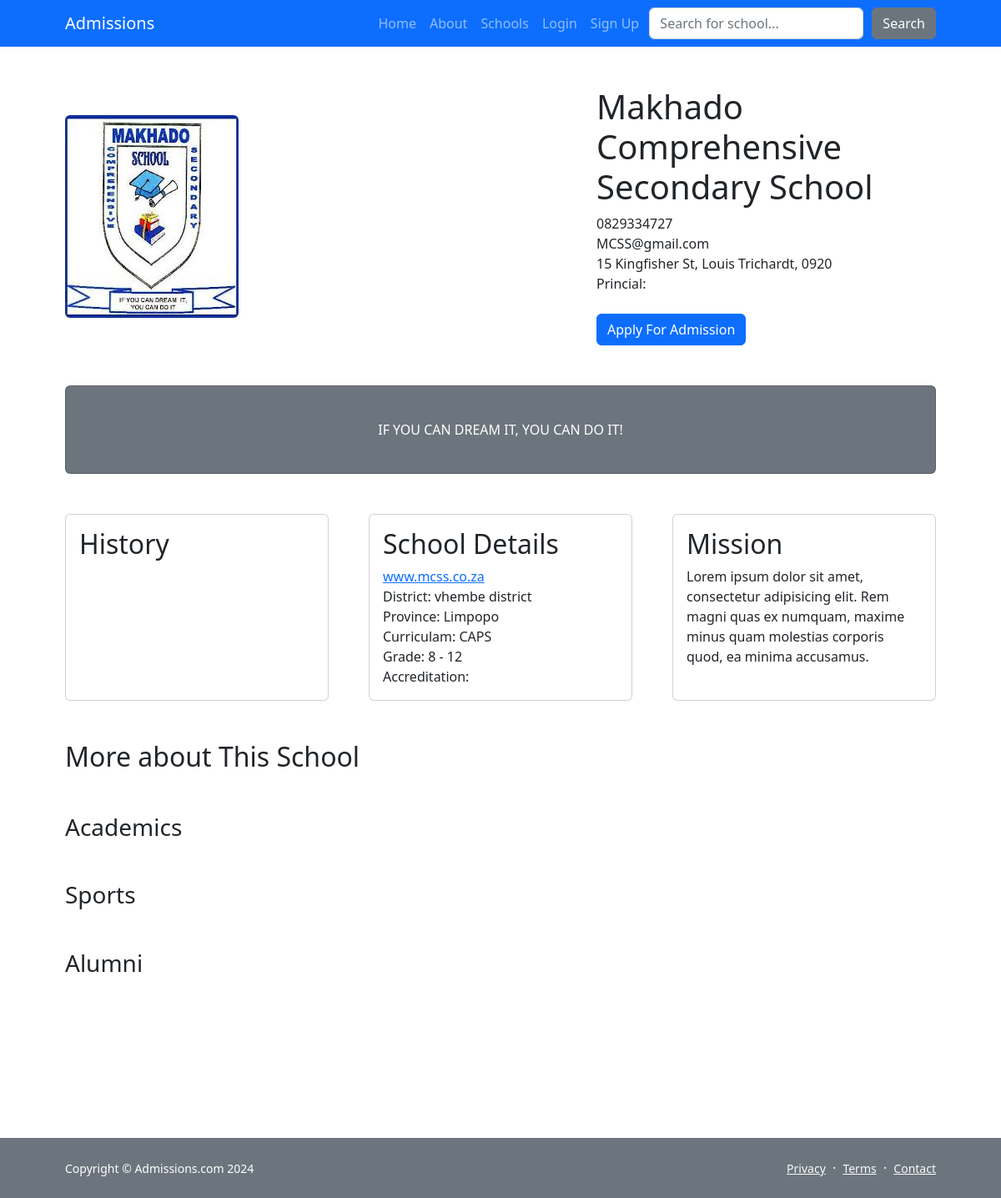
Page /school/1 on the committed database.
### school/models.py (models this page shows, shortened)
class School(models.Model):
    province = models.ManyToManyField(Province)
    schoolname = models.CharField(max_length=100 )
    telephone = models.CharField(max_length=200, blank=True)
    schoolemail = models.EmailField(blank=True)
    schooladdress = models.TextField(max_length=100, default="", blank=False)
    postal_address = models.CharField(max_length=100, blank=True)
    website = models.TextField(max_length=100)
    slogan = models.CharField(max_length=200, blank=True)
    image = models.ImageField(upload_to='uploads/schoolprofile/', default=None, blank=True, null=True)
    SCHOOL_SECTOR = [
        ('Primary', 'Primary School'),
        ('Secondary', 'Secondary School'),
        ('Combined', 'Combined School'),
        ('Vocational', 'Vocational School'),
        ('Other', 'Other School'),
    ]
    type_of_school = models.CharField(max_length=200, blank=True, choices=(SCHOOL_SECTOR))
    UMALUSI = [
        ('DBE', 'The Department of Basic Education (DBE)'),
        ('IEB', 'The Independent Examination Board (IEB)'),
        ('SACAI', 'The South African Comprehensive Assessment Institute (SACAI)')
    ]
    umalusi = models.CharField(max_length=200, blank=True, choices=(UMALUSI))
    PROVINCE = [
        ('Limpopo', 'Limpopo'),
        ('Free State', 'Free State'),
        ('Gauteng', 'Gauteng'),
        ('North West', 'North West'),
        ('KwaZulu-Natal', 'KwaZulu-Natal'),
        ('Mpumalanga', 'Mpumalanga'),
        ('Eastern Cape', 'Eastern Cape'),
        ('Northern Cape', 'Northern Cape'),
        ('Western Cape', 'Western Cape'),
    ]
    provinc = models.CharField(max_length=50, choices=(PROVINCE), null=True)
    DISTRICT = [
        ('Alfred Nzo District', 'Alfred Nzo District'),
        ('amajuba', 'Amajuba District'),
        ('amathole', 'Amathole District'),
        ('bojanala platinum', 'Bojanala Platinum District'),
        ('buffalo city', 'Buffalo City Metropolitan '),
        ('capa winelands', 'Cape Winelands District'),
        ('capricorn', 'Capricorn District'),
        ('central karoo', 'Central Karoo District'),
        ('chris hani', 'Chris Hani District '),
        ('city of cape town', 'City of Cape Town Metropolitan'),
        ('city of johannesburg', 'City of Johannesburg Metropolitan'),
        ('city of tshwane', 'City of Tshwane Metropolitan'),
        ('dr kenneth kaunda', 'Dr Kenneth Kaunda District'),
        ('dr ruth segomotsi mompati', 'Dr Ruth Segomotsi Mompati District '),
        ('ehlanzeni', 'Ehlanzeni District '),
        ('ekurhuleni', 'Ekurhuleni Metropolitan '),
        ('ethekwini', 'eThekwini Metropolitan '),
        ('fezile dabi', 'Fezile Dabi District '),
        ('frances baard', 'Frances Baard District '),
        ('garden route', 'Garden Route District '),
        ('gert sibande', 'Gert Sibande District '),
        ('harry gwala', 'Harry Gwala District '),
        ('ilembe', 'iLembe District'),
        ('joe gqabi', 'Joe Gqabi District'),
        ('john taolo gaetsewe', 'John Taolo Gaetsewe District'),
        ('king cetshwayo', 'King Cetshwayo District '),
        ('lejweleputswa', 'Lejweleputswa District '),
        ('mangaung', 'Mangaung Metropolitan '),
        ('mopani', 'Mopani District'),
        ('namakwa', 'Namakwa District'),
        ('nelson mandela bay', 'Nelson Mandela Bay Metropolitan'),
        ('ngaka modiri molema', 'Ngaka Modiri Molema District '),
        ('nkangala', 'Nkangala District '),
        ('or tambo', 'OR Tambo District '),
        ('overberg', 'Overberg District'),
        ('pixley ka seme', 'Pixley ka Seme District '),
        ('sarah baartman', 'Sarah Baartman District '),
        ('sedibeng', 'Sedibeng District '),
        ('sekhukhune', 'Sekhukhune District'),
        ('thabo mofutsanyana', 'Thabo Mofutsanyana District '),
        ('ugu', 'Ugu District'),
        ('umgungundlovu', 'uMgungundlovu District'),
        ('umkhanyakude', 'uMkhanyakude District '),
        ('umzinyathi', 'uMzinyathi District '),
        ('uthukela', 'uThukela District'),
        ('vhembe', 'Vhembe District'),
        ('waterberg', 'Waterberg District'),
        ('west coast', 'West Coast District '),
        ('west rand', 'West Rand District '),
        ('xhariep', 'Xhariep District '),
        ('zf mgcawu', 'ZF Mgcawu District '),
        ('zululand', 'Zululand District'),
    ]
    district = models.CharField(max_length=200,default="",choices=(DISTRICT ))
    CIRCUIT = [
        ('Soutpansberg East', 'Soutpansberg East Circuit'),
        ('Kgakotlou ', 'Kgakotlou '),
        ('Lebowakgomo', 'Lebowakgomo'),
        ('Mankweng ', 'Mankweng '),
        ('Pietersburg ', 'Pietersburg '),
        ('Seshego ', 'Seshego '),
        ('Bochum East ', 'Bochum East '),
        ('Potgietersrus', 'Potgietersrus'),
    ]
    circuit = models.CharField(max_length=200,default="",choices=(CIRCUIT))
    CURRICULUM = [
        ('CAPS', 'CAPS curriculum'),
        ('Cambridge', 'Cambridge curriculum')
    ]
    curriculum = models.CharField(max_length=100, blank=True, choices=(CURRICULUM ))
    GRADES = [
    ]
    grade_levels = models.CharField(max_length=100, blank=True)
    accreditation = models.CharField(max_length=100, blank=True )
    local_municipality = models.CharField(max_length=100, blank=True)
    urban_rural = models.CharField(max_length=100, blank=True)
    ward_id = models.CharField(max_length=100, blank=True)
    Eei_district = models.CharField(max_length=100, blank=True)
    emis_number = models.CharField(max_length=100, blank=True)
    examination_number = models.CharField(max_length=100, blank=True)
    examination_centre = models.CharField(max_length=100, blank=True)
    persal_paypoint_number = models.CharField(max_length=100, blank=True)
    persal_component_number = models.CharField(max_length=100, blank=True)
    name_of_principal = models.CharField(max_length=100, blank=True)
    number_of_teachers = models.CharField(max_length=100, blank=True )
    number_of_learners = models.CharField(max_length=100, blank=True)
    SECTION = [
        ('Section 21 (Self Reliant)', 'Self Reliant: Yes'),
        ('Section 21 (Self Reliant)', 'Self Reliant: No'),
    ]
    section_21 = models.CharField(max_length=100, choices=(SECTION))
    school_fees = models.CharField(max_length=100)
    QUANTILE = [
        ('Quintile 1', 'Q1'),
        ('Quintile 2', 'Q2'),
        ('Quintile 3', 'Q3'),
        ('Quintile 4', 'Q4'),
        ('Quintile 5', 'Q5'),
    ]
    quintile_Level = models.CharField(max_length=100, choices=(QUANTILE))
    image = models.ImageField(upload_to='uploads/schoolprofile/', default=None, blank=True, null=True)
    image1 = models.ImageField(upload_to='uploads/schoolprofile/', default=None, blank=True, null=True)
    history = models.CharField(max_length=200, blank=True)
    mission = models.CharField(max_length=200, blank=True)
    class Meta:
        verbose_name_plural = 'school profile'

### admit/views.py (the view)
# urls.py: path('school/', include('school.urls')),
def school(request, pk):
    school = School.objects.get(id=pk)
    return render(request, 'parent/school.html', {'school': school})

### application/context_processors.py (called while the page is built)
def cart(request):
    return {'cart': Cart(request)}

### admit/templates/parent/school.html (shortened to what this page needs)
{% extends 'parent/base.html' %}
{% load static %}
{% block content %}
        <div class="container px-4 px-lg-5">
            <div class="row gx-4 gx-lg-5 align-items-center my-5">
                <div class="col-lg-7"><img class="img-fluid rounded mb-4 mb-lg-0" src="{{ school.image.url }}" alt="..." /></div>
                <div class="col-lg-5">
                    <h1 class="font-weight-light">{{school.schoolname}}</h1>
                    <p class="mb-0">{{school.telephone }}</p>
                    <p class="mb-0">{{school.schoolemail }}</p>
                    <p class="mb-0">{{school.schooladdress }}</p>
                    <p class="mb-0">Princial: {{school.name_of_principal }}</p>
                    <br>
                    <button type="button" value="{{ school.id }}" id="add-cart" class="btn btn-primary">
                        Apply For Admission
                    </button>
                </div>
            </div>
            <div class="card text-white bg-secondary my-5 py-4 text-center">
                <div class="card-body"><p class="text-white m-0">{{ school.slogan }}</p></div>
            </div>
            <div class="row gx-4 gx-lg-5">
                <div class="col-md-4 mb-5">
                    <div class="card h-100">
                        <div class="card-body">
                            <h2 class="card-title">History</h2>
                        </div>
                    </div>
                </div>
                <div class="col-md-4 mb-5">
                    <div class="card h-100">
                        <div class="card-body">
                            <h2 class="card-title">School Details</h2>
                            <a href="{{school.website }}">{{school.website }}</a>
                            <p class="mb-0">District: {{school.district }} district</p>
                            <p class="mb-0">Province: {{school.provinc }}</p>
                            <p class="mb-0">Curriculam: {{school.curriculum }}</p>
                            <p class="mb-0">Grade: {{school.grade_levels }}</p>
                            <p class="mb-0">Accreditation: {{school.accreditationstatus }}</p>
                        </div>
                    </div>
                </div>
                <div class="col-md-4 mb-5">
                    <div class="card h-100">
                        <div class="card-body">
                            <h2 class="card-title">Mission</h2>
                            <p class="card-text">Lorem ipsum dolor sit amet, consectetur adipisicing elit.
                                Rem magni quas ex numquam, maxime minus quam molestias corporis quod, ea
                                minima accusamus.
                            </p>
                        </div>
                    </div>
                </div>
            </div>
            <h2 class="card-title">More about This School</h3>
                <br><br>
            <h3 class="card-title">Academics</h3>
                <br><br>
            <h3 class="card-title">Sports</h3>
                <br><br>
            <h3 class="card-title">Alumni</h3>
                <br><br>
            <br><br><br><br><br><br>
        </div>
{% endblock %}

### admit/templates/parent/base.html (shortened to what this page needs)
{% load static %}
<!DOCTYPE html>
<html lang="en">
    <head>
        <link href="https://cdn.jsdelivr.net/npm/bootstrap-icons@1.5.0/font/bootstrap-icons.css" rel="stylesheet" />
        <link href="{% static 'css/styles.css' %}" rel="stylesheet" />
    </head>
    <body class="d-flex flex-column h-100">
        <main class="flex-shrink-0">
            <nav class="navbar navbar-expand-lg navbar-dark bg-primary">
                <div class="container px-2 px-lg-5">
                    <a class="navbar-brand" href="{% url 'home' %}">Admissions</a>
                    <div class="collapse navbar-collapse" id="navbarSupportedContent">
                        <ul class="navbar-nav ms-auto mb-2 mb-lg-0">
                            {% if not user.is_authenticated or user.profile.user_type == 'guest' %}
                                <li class="nav-item active"><a class="nav-link" href="{% url 'home' %}">Home</a></li>
                                <li class="nav-item active"><a class="nav-link" href="{% url 'about' %}">About</a></li>
                                <li class="nav-item active"><a class="nav-link" href="{% url 'schools' %}">Schools</a></li>
                            {% elif user.profile.user_type == 'parent' %}
                                <li class="nav-item active"><a class="nav-link" href="{% url 'home' %}">Home</a></li>
                                <li class="nav-item active"><a class="nav-link" href="{% url 'schools' %}">Schools</a></li>
                            {% endif %}
                            {% if user.is_authenticated %}
                                {% if user.profile.user_type == 'parent' %}
                                    <!-- Parent-specific navigation
                                        <li class="nav-item active"><a class="nav-link" href="">Dashboard</a></li>-->
                                    <li class="nav-item active"><a class="nav-link" href="{% url 'applications_summary' %}">Applications</a></li>
                                {% elif user.profile.user_type == 'school' %}
                                    <li class="nav-item active"><a class="nav-link" href="{% url 'schools:schoolhomepage' %}">Dashboard</a></li>
                                    <li class="nav-item active"><a class="nav-link" href="">Applications</a></li>
                                {% endif %}
                                <!-- Common navigation for authenticated users
                                <li class="nav-item active"><a class="nav-link" href="{% url 'logout' %}">Logout</a></li>-->
                                <li class="nav-item dropdown active">
                                    <a class="nav-link dropdown-toggle" id="navbarDropdownPortfolio" href="#" role="button" data-bs-toggle="dropdown" aria-expanded="false">{{ user.username }}</a>
                                    <ul class="dropdown-menu bg-white text-black" aria-labelledby="navbarDropdownPortfolio">
                                        <li><a class="dropdown-item text-black" href="{% url 'update_user'  %}">Update Login Details</a></li>
                                    <li><a class="dropdown-item text-black" href="{% url 'update_info'  %}">Update Info</a></li>
                                    <li><a class="dropdown-item text-black" href="#">Delete Account</a></li>
                                    <li><a class="dropdown-item text-black" href="{% url 'logout' %}">Logout</a></li>
                                </ul>
                                </li>
                            {% else %}
                                <li class="nav-item active"><a class="nav-link" href="{% url 'login' %}">Login</a></li>
                                <li class="nav-item active"><a class="nav-link" href="{% url 'register' %}">Sign Up</a></li>
                            {% endif %}
                        </ul>
                        <form method="POST" action="{% url 'search' %}" id="searchForm" style="display: flex; align-items: center; gap: 10px;">
                                    <input
                                        type="text"
                                        class="form-control"
                                        placeholder="Search for school..."
                                        name="searched"
                                        id="searchInput"
                                    >
                                <button type="submit" class="btn btn-secondary" >
                                    Search
                                </button>
                        </form>
                    </div>
                </div>
            </nav>
            {% block content %}
            {% endblock %}
        </main>
        <footer class="bg-secondary py-4 mt-auto">
            <div class="container px-5">
                <div class="row align-items-center justify-content-between flex-column flex-sm-row">
                    <div class="col-auto"><div class="small m-0 text-white">Copyright &copy; Admissions.com 2024</div></div>
                    <div class="col-auto">
                        <a class="link-light small" href="#!">Privacy</a>
                        <span class="text-white mx-1">&middot;</span>
                        <a class="link-light small" href="#!">Terms</a>
                        <span class="text-white mx-1">&middot;</span>
                        <a class="link-light small" href="#!">Contact</a>
                    </div>
                </div>
            </div>
        </footer>
    </body>
</html>

### admit/templates/parent/base.html (style rules this page uses)
html, body { height: 100%; }
footer { flex-shrink: 0; }
.d-flex { display: flex; flex-direction: column; min-height: 5vh; }

### rows in the picture
School: image (picture), schoolname "Makhado Comprehensive Secondary School", telephone "0829334727", schoolemail "MCSS@gmail.com", schooladdress "15 Kingfisher St, Louis Trichardt, 0920", slogan "IF YOU CAN DREAM IT, YOU CAN DO IT!", website "www.mcss.co.za", district "vhembe", provinc "Limpopo", curriculum "CAPS", grade_levels "8 - 12"
